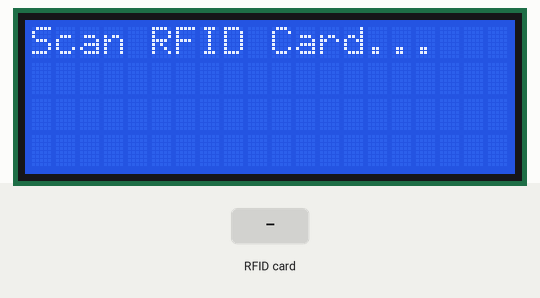
Recording of a program running on a simulated ESP32. Shown: 20×4 character LCD. The test bench sets the inputs (shaded band). What the program prints to the serial monitor is not drawn.

Above: at 1.3 s.
1.4 s: RFID card 42 52 29 03 held to the reader
At 1.7 s:
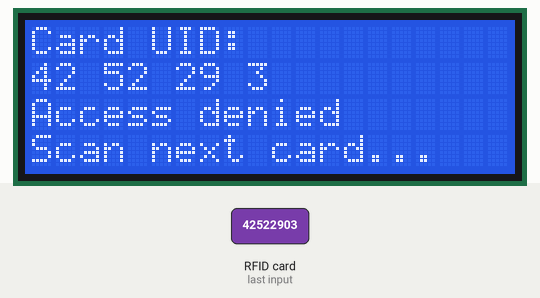
2.9 s: RFID card 5E 7A 19 C4 held to the reader
At 3.5 s:
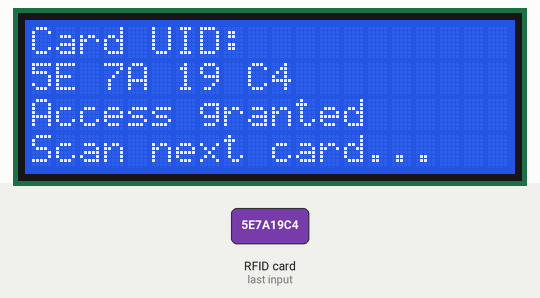
Timing chart, 0 to 5.9 s (numbered marks = the images above; inputs shaded):
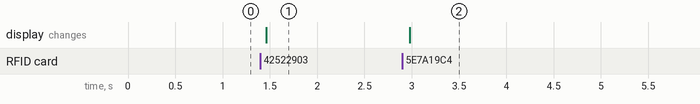

Measured:
- after the input at 1.4 s, the display: changes after 0.06 s (image 1)
- after the input at 2.9 s, the display: changes after 0.08 s (image 2)

The program:

main.cpp
```cpp
#include <Wire.h>
#include <LiquidCrystal_I2C.h>
#include <SPI.h>
#include <MFRC522.h>

#define SS_PIN 5
#define RST_PIN 22

// Initialize objects
MFRC522 rfid(SS_PIN, RST_PIN);
LiquidCrystal_I2C lcd(0x27, 20, 4);

void setup() {
  Serial.begin(115200);   // UART output
  SPI.begin();             // SPI bus for RFID
  rfid.PCD_Init();         // Initialize RFID

  lcd.init();              // Initialize LCD
  lcd.backlight();         // Turn on backlight
  lcd.setCursor(0, 0);
  lcd.print("Scan RFID Card...");
}

void loop() {
  // Check for a new card
  if (!rfid.PICC_IsNewCardPresent() || !rfid.PICC_ReadCardSerial()) {
    delay(50);
    return;
  }
  lcd.clear();
  lcd.setCursor(0, 0);
  lcd.print("Card UID:");
  byte a[4]={0x42,0x52,0x29,0x03};
  // Print UID to LCD and Serial
  lcd.setCursor(0, 1);
  Serial.print("Card UID: ");
  int flag=1;
  for (byte i = 0; i < rfid.uid.size; i++)
    if (rfid.uid.uidByte[i]!=a[i]) {
      flag=0;
      break;
    }
  for(byte i = 0; i < rfid.uid.size; i++){
     lcd.print(rfid.uid.uidByte[i], HEX);
     lcd.print(" ");
     Serial.print(rfid.uid.uidByte[i], HEX);
     Serial.print(" ");
  }
  lcd.setCursor(0,2);
  if(flag){
  lcd.print("Access denied");
  Serial.print("Aceess denied");}
  else{
    lcd.print("Access granted");
    Serial.print("Aceess granted");
  }
  Serial.println();
  // Optional: display timestamp or message on LCD
  lcd.setCursor(0, 3);
  lcd.print("Scan next card...");

  rfid.PICC_HaltA(); // Stop reading current card
  delay(1010);       // small delay before next read
}
```
